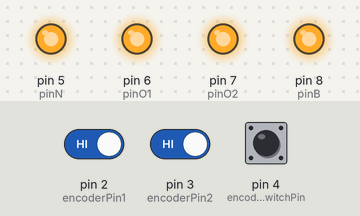
Bench run of a sketch on a simulated Arduino Uno, built with avr-gcc and run on an emulated ATmega328P. Parts: output pins drawn as LEDs (lit = HIGH). The inputs (shaded band) are chosen by the test bench; at power-on: pin 4 (encoderSwitchPin) HIGH, pin 2 (encoderPin1) HIGH, pin 3 (encoderPin2) HIGH. Random numbers use the default seed unless the sketch sets one; what the sketch prints to the serial monitor is not drawn.

Above: at 1.2 s.
1.3 s: pin 4 (encoderSwitchPin) pulsed LOW 2 times (0.12 s each, 0.3 s apart)
At 1.9 s:
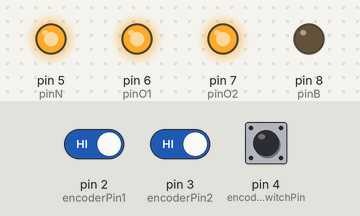
At 3.2 s:
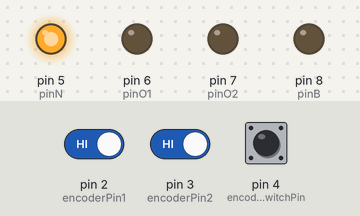
4.9 s: pin 2 (encoderPin1) driven LOW and pin 4 (encoderSwitchPin) driven LOW
At 7.8 s:
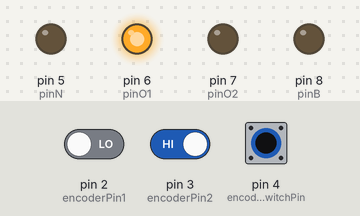
7.9 s: pin 4 (encoderSwitchPin) driven HIGH
Timing chart, 0 to 10.9 s (numbered marks = the images above; inputs shaded):
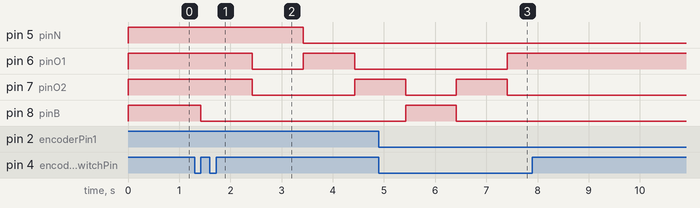

Measured:
- after the input at 1.3 s, pin 5 (pinN): HIGH → LOW after 2.1 s; pin 6 (pinO1): HIGH → LOW after 1.1 s, → HIGH 1.0 s later, → LOW 1.0 s later; pin 7 (pinO2): HIGH → LOW after 1.1 s, → HIGH 2.0 s later; pin 8 (pinB): HIGH → LOW after 0.12 s

The sketch:

NoobLEDSign.ino
```cpp
int pinN = 5;
int pinO1 = 6;
int pinO2 = 7;
int pinB = 8;
int CommonledState = LOW;
int NledState = LOW;
int O1ledState = LOW;
int O2ledState = LOW;
int BledState = LOW;


int encoderPin1 = 2;
int encoderPin2 = 3;
int encoderSwitchPin = 4; //push button switch
int prevState = 0;
int currentState = 0;
int estados=0;
int i=0;


int delayTime = 1000;
int delayTimeActive = 0;


volatile int lastEncoded = 0;
volatile long encoderValue = 0;

long lastencoderValue = 0;

int lastMSB = 0;
int lastLSB = 0;


unsigned long previousMillis = 0;

byte sequence[19][4]{{1,0,0,0},
                  {0,1,0,0},
                  {0,0,1,0},
                  {0,0,0,1},
                  {0,0,1,0},
                  {0,1,0,0},
                  {1,0,0,0},
                  {1,1,0,0},
                  {1,1,1,0},
                  {1,1,1,1},
                  {0,1,1,1},
                  {0,0,1,1},
                  {0,0,0,1},
                  {0,0,1,1},
                  {0,1,1,1},
                  {1,1,1,1},
                  {0,0,0,0},
                  {1,1,1,1},
                  {0,0,0,0},
};


void setup() {
  Serial.begin (9600);
  pinMode(pinN, OUTPUT);
  pinMode(pinO1, OUTPUT);
  pinMode(pinO2, OUTPUT);
  pinMode(pinB, OUTPUT);

  pinMode(encoderPin1, INPUT);
  pinMode(encoderPin2, INPUT);
  pinMode(encoderSwitchPin, INPUT);
  digitalWrite(encoderSwitchPin, HIGH); //turn pullup resistor on


  digitalWrite(encoderPin1, HIGH); //turn pullup resistor on
  digitalWrite(encoderPin2, HIGH); //turn pullup resistor on

  attachInterrupt(0, updateEncoder, CHANGE);
  attachInterrupt(1, updateEncoder, CHANGE);
}

// the loop function runs over and over again forever
void loop() {
  prevState = currentState;
  currentState = digitalRead(encoderSwitchPin);
  if (prevState==0 && currentState==1){
    estados++;
    encoderValue = 0;
    if (estados>4)
      estados=0;
  }
  Serial.println(estados);
  delayTimeActive = 1000+encoderValue*10;
  if (delayTimeActive > 5000)
    delayTimeActive = 5000;
  if (delayTimeActive < 100)
    delayTimeActive=100;
  switch (estados) {
    case 0:
      blinkLeds();
      break;
    case 1:
      allON();
      break;
    case 2:
      randomLeds();
      break;
    case 3:
      sequenceLeds();
      break;
  }
}

void updateEncoder(){
int MSB = digitalRead(encoderPin1); //MSB = most significant bit
int LSB = digitalRead(encoderPin2); //LSB = least significant bit

int encoded = (MSB << 1) |LSB; //converting the 2 pin value to single number
int sum = (lastEncoded << 2) | encoded; //adding it to the previous encoded value
if(sum == 0b1101 || sum == 0b0100 || sum == 0b0010 || sum == 0b1011)
  encoderValue ++;
if(sum == 0b1110 || sum == 0b0111 || sum == 0b0001 || sum == 0b1000)
  encoderValue --;
lastEncoded = encoded; //store this value for next time
}


void blinkLeds(){
  unsigned long currentMillis = millis();
  if (currentMillis - previousMillis >= delayTimeActive) {
    previousMillis = currentMillis;
    if (CommonledState == LOW) {
      CommonledState = HIGH;
      }
    else {
      CommonledState = LOW;
      }
    digitalWrite(pinN, CommonledState);
    digitalWrite(pinO1, CommonledState);
    digitalWrite(pinO2, CommonledState);
    digitalWrite(pinB, CommonledState);
  }

}

void randomLeds(){
  unsigned long currentMillis = millis();
  if (currentMillis - previousMillis >= delayTimeActive) {
    previousMillis = currentMillis;

    digitalWrite(pinN, random(2));
    digitalWrite(pinO1, random(2));
    digitalWrite(pinO2, random(2));
    digitalWrite(pinB, random(2));
  }

}

void allON(){
  digitalWrite(pinN, HIGH);
  digitalWrite(pinO1, HIGH);
  digitalWrite(pinO2, HIGH);
  digitalWrite(pinB, HIGH);
}


void sequenceLeds(){
  unsigned long currentMillis = millis();
  if (currentMillis - previousMillis >= delayTimeActive) {
    previousMillis = currentMillis;

    digitalWrite(pinN, sequence[i][0]);
    digitalWrite(pinO1, sequence[i][1]);
    digitalWrite(pinO2, sequence[i][2]);
    digitalWrite(pinB, sequence[i][3]);
    i++;
    if (i>18)
      i=0;
  }

}
```
